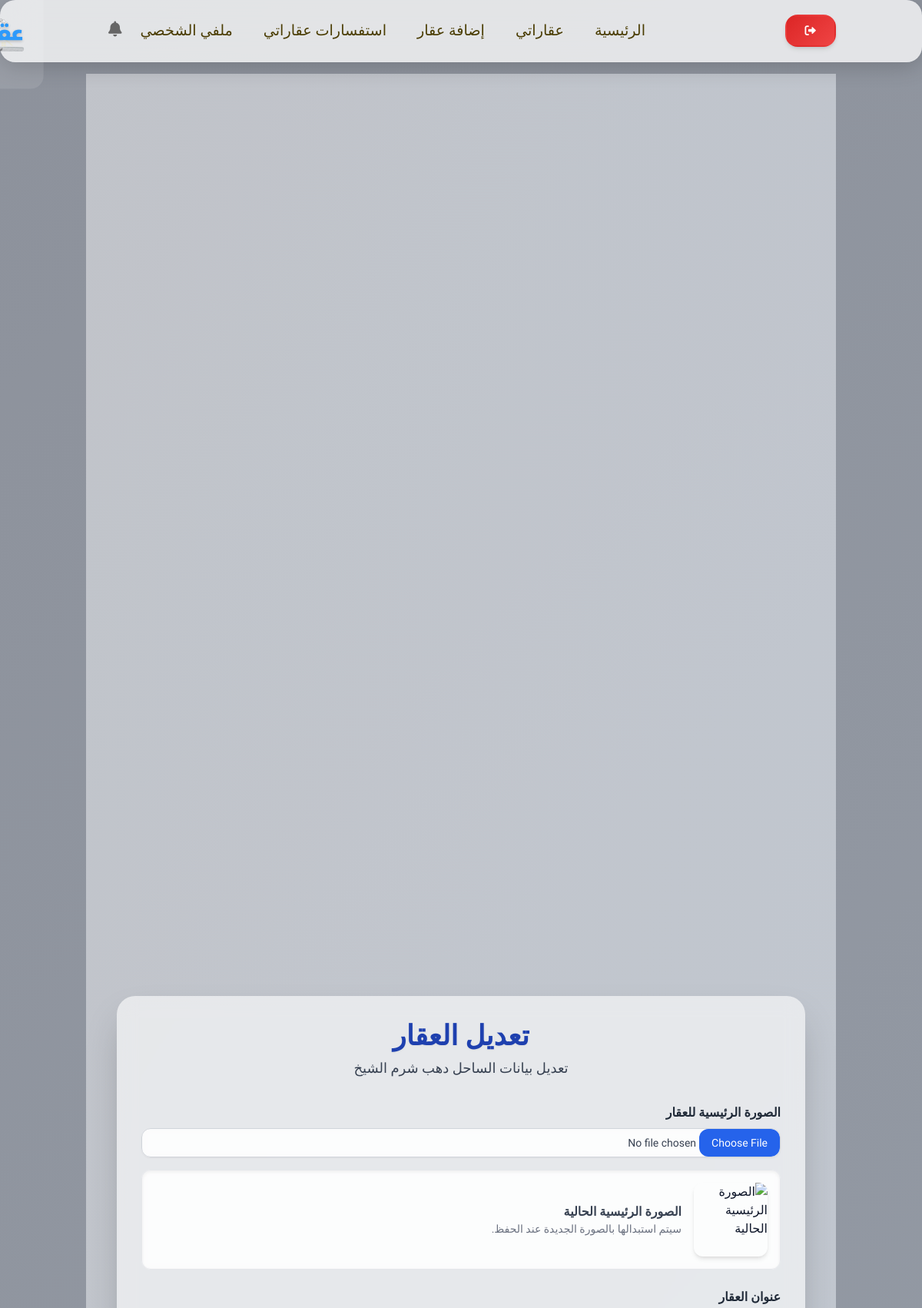
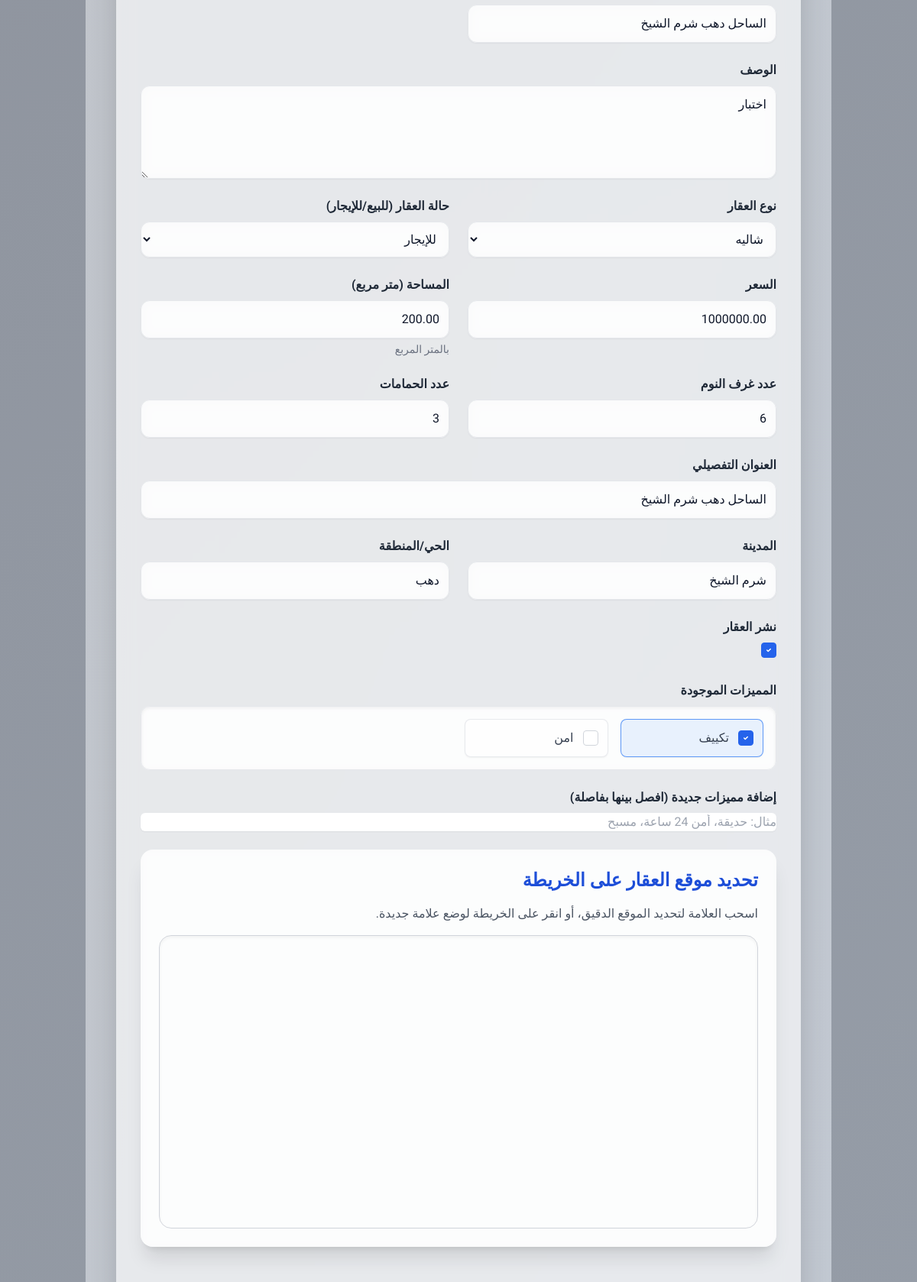
The app's page /update/chalet-for-rent--1000000-chalet-200m/ (signed in, upper part) with its own data (2 pictures, top to bottom).
### properties/models.py (models this page shows, shortened)
class Property(models.Model):
    PROPERTY_TYPES = (
        ('apartment', 'شقة'),
        ('villa', 'فيلا'),
        ('land', 'أرض'),
        ('commercial', 'محل/مكتب'),
        ('chalet', 'شاليه'),
        ('other', 'أخرى'),
    )
    PROPERTY_STATUS = (
        ('for_sale', 'للبيع'),
        ('for_rent', 'للإيجار'),
    )
    owner = models.ForeignKey(User, on_delete=models.CASCADE, related_name='properties_owned', verbose_name='المالك')
    title = models.CharField(max_length=200, verbose_name='عنوان العقار')
    description = models.TextField(verbose_name='الوصف')
    property_type = models.CharField(max_length=50, choices=PROPERTY_TYPES, verbose_name='نوع العقار')
    status = models.CharField(max_length=50, choices=PROPERTY_STATUS, verbose_name='الحالة')
    price = models.DecimalField(max_digits=12, decimal_places=2, verbose_name='السعر')
    area = models.DecimalField(max_digits=10, decimal_places=2, help_text='بالمتر المربع', verbose_name='المساحة')
    bedrooms = models.IntegerField(default=0, verbose_name='عدد غرف النوم')
    bathrooms = models.IntegerField(default=0, verbose_name='عدد الحمامات')
    location_address = models.CharField(max_length=255, verbose_name='العنوان بالتفصيل')
    city = models.CharField(max_length=100, verbose_name='المدينة')
    district = models.CharField(max_length=100, blank=True, null=True, verbose_name='الحي/المنطقة')
    latitude = models.DecimalField(max_digits=22, decimal_places=16, blank=True, null=True, verbose_name='خط العرض')
    longitude = models.DecimalField(max_digits=22, decimal_places=16, blank=True, null=True, verbose_name='خط الطول')
    published_date = models.DateTimeField(default=timezone.now, verbose_name='تاريخ النشر')
    updated_date = models.DateTimeField(auto_now=True, verbose_name='تاريخ التحديث')
    is_published = models.BooleanField(default=True, verbose_name='منشور')
    features = models.ManyToManyField('Feature', blank=True, related_name='properties', verbose_name='المميزات')
    slug = models.SlugField(unique=True, max_length=255, blank=True, verbose_name='الرابط المخصص')
    viewed_by = models.ManyToManyField(User, related_name='viewed_properties', blank=True, verbose_name='شاهده المستخدمون')
    class Meta:
        verbose_name = 'عقار'
        verbose_name_plural = 'عقارات'
        ordering = ['-published_date'] # ترتيب العقارات تنازلياً حسب تاريخ النشر

class Feature(models.Model):
    name = models.CharField(max_length=100, unique=True, verbose_name='اسم الميزة')
    def __str__(self):
        return self.name
    class Meta:
        verbose_name = 'ميزة'
        verbose_name_plural = 'مميزات'

### properties/views.py (the view, shortened to what this page needs)
# urls.py: path('update/<slug:slug>/', PropertyUpdateView.as_view(), name='update_property'),
class PropertyUpdateView(LoginRequiredMixin, UserPassesTestMixin, UpdateView):
    model = Property
    form_class = PropertyForm
    template_name = 'properties/property_form.html'
    success_url = reverse_lazy('properties:my_properties')
    def get_object(self, queryset=None):
        if 'slug' in self.kwargs:
            return get_object_or_404(Property, slug=self.kwargs['slug'])
        elif 'pk' in self.kwargs:
            return get_object_or_404(Property, pk=self.kwargs['pk'])
        else:
            return super().get_object(queryset)
    def test_func(self):
        property_obj = self.get_object()
        return self.request.user == property_obj.owner
    def get_context_data(self, **kwargs):
        context = super().get_context_data(**kwargs)
        context['main_image'] = self.object.images.filter(is_main=True).first()
        context['extra_images'] = self.object.images.filter(is_main=False)
        return context

### properties/templates/properties/property_form.html (shortened to what this page needs)
{% extends 'base.html' %}
{% load static %}
{% block content %}
<div class="min-h-screen p-4 md:p-8 bg-gradient-to-br from-gray-100/50 to-blue-50/50 flex items-center justify-center">
    <div class="max-w-4xl mx-auto w-full p-8 bg-white/60 backdrop-blur-md rounded-3xl shadow-2xl my-8">
        <h1 class="text-4xl font-extrabold text-center text-blue-800 mb-2 drop-shadow-sm">
            {% if form.instance.pk %}تعديل العقار{% else %}أضف عقار جديد{% endif %}
        </h1>
        <p class="text-center text-gray-700 mb-8 text-lg">
            {% if form.instance.pk %}تعديل بيانات {{ form.instance.title }}{% else %}املأ البيانات التالية لإضافة عقار جديد لقائمتك.{% endif %}
        </p>
        <form method="post" enctype="multipart/form-data" novalidate>
            <div class="grid grid-cols-1 md:grid-cols-2 gap-6">
                <div class="md:col-span-2">
                    <label for="id_main_image" class="block text-gray-800 font-bold mb-2">الصورة الرئيسية للعقار</label>
                    <input type="file" name="{{ form.main_image.name }}" id="id_main_image" class="file:rounded-xl file:py-2 file:px-4 file:border-0 file:bg-blue-600 file:text-white hover:file:bg-blue-700 file:transition-colors file:duration-300 block w-full text-sm text-gray-700 bg-white/70 backdrop-blur-sm rounded-xl border border-gray-300 cursor-pointer shadow-sm focus:outline-none focus:ring-2 focus:ring-blue-500" accept="image/*">
                    {% if form.instance.pk and main_image %}
                        <div class="mt-4 flex items-center gap-4 p-4 bg-white/70 backdrop-blur-sm rounded-xl shadow-inner border border-gray-200">
                            <img src="{{ main_image.image.url }}" alt="الصورة الرئيسية الحالية" class="w-24 h-24 object-cover rounded-xl shadow-md">
                            <div>
                                <p class="text-md font-semibold text-gray-700">الصورة الرئيسية الحالية</p>
                                <p class="text-sm text-gray-500">سيتم استبدالها بالصورة الجديدة عند الحفظ.</p>
                            </div>
                        </div>
                    {% endif %}
                </div>
                {% for field in form %}
                    {% if field.name != 'main_image' and field.name != 'images' and field.name != 'new_features' and field.name != 'features' and field.name != 'latitude' and field.name != 'longitude' %}
                        <div class="form-group {% if field.name == 'description' or field.name == 'location_address' %}md:col-span-2{% endif %}">
                            <label for="{{ field.id_for_label }}" class="block text-gray-800 font-bold mb-2">{{ field.label }}</label>
                            {{ field }}
                            {% if field.help_text %}<p class="text-sm text-gray-500 mt-1">{{ field.help_text }}</p>{% endif %}
                        </div>
                    {% endif %}
                {% endfor %}
                <div class="md:col-span-2">
                    <label class="block text-gray-800 font-bold mb-2">{{ form.features.label }}</label>
                    <div class="grid grid-cols-2 sm:grid-cols-3 lg:grid-cols-4 gap-4 p-4 bg-white/70 backdrop-blur-sm rounded-xl shadow-inner border border-gray-200">
                        {% for checkbox in form.features %}
                            <label for="{{ checkbox.id_for_label }}" class="flex items-center p-3 rounded-lg shadow-sm border border-gray-300/50 hover:shadow-md transition-shadow duration-200 cursor-pointer bg-white/50 has-[:checked]:bg-blue-100/60 has-[:checked]:border-blue-500/80">
                                {{ checkbox.tag }}
                                <span class="mr-3 text-gray-700 font-medium cursor-pointer">{{ checkbox.choice_label }}</span>
                            </label>
                        {% endfor %}
                    </div>
                </div>
                <div class="md:col-span-2">
                    <label for="{{ form.new_features.id_for_label }}" class="block text-gray-800 font-bold mb-2">{{ form.new_features.label }}</label>
                    {{ form.new_features }}
                </div>
                <div class="md:col-span-2 p-6 bg-white/70 backdrop-blur-sm rounded-2xl shadow-xl">
                    <h3 class="text-2xl font-bold text-blue-700 mb-4">تحديد موقع العقار على الخريطة</h3>
                    <p class="text-gray-600 mb-4">اسحب العلامة لتحديد الموقع الدقيق، أو انقر على الخريطة لوضع علامة جديدة.</p>
                    <div id="map-picker" class="w-full h-96 rounded-2xl shadow-inner border border-gray-300"></div>
                </div>
            </div>
        </form>
    </div>
</div>
{% endblock %}

### static/css/style.css (style rules this page uses)
:root { --primary-color: #1e40af; --primary-hover: #1d4ed8; --secondary-color: #0f172a; --accent-color: #f59e0b; --success-color: #059669; --danger-color: #dc2626; --warning-color: #d97706; --info-color: #0ea5e9; --white: #ffffff; --gray-50: #f8fafc; --gray-100: #f1f5f9; --gray-200: #e2e8f0; --gray-300: #cbd5e1; --gray-400: #94a3b8; --gray-500: #64748b; --gray-600: #475569; --gray-700: #334155; --gray-800: #1e293b; --gray-900: #0f172a; --gradient-primary: linear-gradient(135deg, #1e40af 0%, #3b82f6 100%); --gradient-secondary: linear-gradient(135deg, #0f172a 0%, #334155 100%); --gradient-overlay: linear-gradient(135deg, rgba(127, 143, 218, 0.381) 0%, rgba(15, 23, 42, 0.545) 100%); --shadow-sm: 0 1px 2px 0 rgb(0 0 0 / 0.05); --shadow-md: 0 4px 6px -1px rgba(0, 0, 0, 0.1), 0 2px 4px -2px rgb(0 0 0 / 0.1); --shadow-lg: 0 10px 15px -3px rgb(0 0 0 / 0.1), 0 4px 6px -4px rgb(0 0 0 / 0.1); --shadow-xl: 0 20px 25px -5px rgb(0 0 0 / 0.1), 0 8px 10px -6px rgb(0 0 0 / 0.1); --transition-fast: 150ms ease-in-out; --transition-normal: 300ms ease-in-out; --transition-slow: 500ms ease-in-out; --radius-sm: 0.375rem; --radius-md: 0.5rem; --radius-lg: 0.75rem; --radius-xl: 1rem; --radius-2xl: 1.5rem; --spacing-xs: 0.5rem; --spacing-sm: 1rem; --spacing-md: 1.5rem; --spacing-lg: 2rem; --spacing-xl: 3rem; --spacing-2xl: 4rem; }
* { margin: 0; padding: 0; box-sizing: border-box; }
html { scroll-behavior: smooth; }
body { font-family: 'Cairo', 'Tajawal', sans-serif; line-height: 1.6; color: var(--gray-800); background-image: linear-gradient(135deg, #0f172a75 0%, #3341557d 100%), url('../img/bg3.jpg')!important; background-size: cover !important; background-attachment: fixed !important; background-position: center; direction: rtl; text-align: right; overflow-x: hidden; }

### static/css/property_list.css (style rules this page uses)
:root { --primary-color: #3b82f6; --primary-dark: #1d4ed8; --primary-light: #60a5fa; --secondary-color: #64748b; --accent-color: #f59e0b; --success-color: #10b981; --danger-color: #ef4444; --warning-color: #f59e0b; --info-color: #06b6d4; --text-primary: #0f172a; --text-secondary: #475569; --text-muted: #94a3b8; --text-light: #cbd5e1; --bg-primary: #ffffff; --bg-secondary: #f8fafc; --bg-tertiary: #f1f5f9; --bg-card: #ffffff; --bg-dark: #0f172a; --bg-gradient: linear-gradient(135deg, #e1dee8 0%, #6bbee5 100%); --border-color: #e2e8f0; --border-light: #f1f5f9; --border-dark: #cbd5e1; --shadow-sm: 0 1px 3px 0 rgb(0 0 0 / 0.1), 0 1px 2px -1px rgb(0 0 0 / 0.1); --shadow-md: 0 4px 6px -1px rgb(0 0 0 / 0.1), 0 2px 4px -2px rgb(0 0 0 / 0.1); --shadow-lg: 0 10px 15px -3px rgb(0 0 0 / 0.1), 0 4px 6px -4px rgb(0 0 0 / 0.1); --shadow-xl: 0 20px 25px -5px rgb(0 0 0 / 0.1), 0 8px 10px -6px rgb(0 0 0 / 0.1); --shadow-2xl: 0 25px 50px -12px rgb(0 0 0 / 0.25); --radius-sm: 0.5rem; --radius-md: 0.75rem; --radius-lg: 1rem; --radius-xl: 1.5rem; --radius-2xl: 2rem; --transition: all 0.3s cubic-bezier(0.4, 0, 0.2, 1); --transition-fast: all 0.15s cubic-bezier(0.4, 0, 0.2, 1); --transition-slow: all 0.5s cubic-bezier(0.4, 0, 0.2, 1); --container-max: 1400px; --header-height: 80px; }
* { box-sizing: border-box; }
body { font-family: 'Cairo', -apple-system, BlinkMacSystemFont, 'Segoe UI', Roboto, sans-serif; line-height: 1.6; color: var(--text-primary); background: var(--bg-secondary); min-height: 100vh; margin: 0; padding: 0; }
html { scroll-behavior: smooth; }

### properties/templates/properties/property_form.html (style rules this page uses)
.form-group input:not([type="checkbox"]), .form-group textarea, .form-group select { width: 100%; padding: 0.75rem; border: 1px solid #e5e7eb; border-radius: 0.75rem; box-shadow: 0 1px 2px 0 rgba(0, 0, 0, 0.05); transition: all 0.2s; background-color: rgba(255, 255, 255, 0.7); backdrop-filter: blur(8px); }
textarea { resize: vertical; }
[type="checkbox"] { width: 1.25rem; height: 1.25rem; border-radius: 0.25rem; border: 1px solid #d1d5db; background-color: #fff; appearance: none; -webkit-appearance: none; -moz-appearance: none; cursor: pointer; }
[type="checkbox"]:checked { background-color: #2563eb; border-color: #2563eb; background-size: 100% 100%; background-repeat: no-repeat; }

### records on screen
Property: instance "الساحل دهب شرم الشيخ", form "الساحل دهب شرم الشيخ" "اختبار" "شاليه" "للإيجار" "1000000.00" "200.00" "6" "3" "الساحل دهب شرم الشيخ" "شرم الشيخ" "دهب" "☑"
Feature: choice_label "تكييف"
Feature: choice_label "امن"

### other values on screen
{{ field.label }} "عنوان العقار" "الوصف" "نوع العقار" "حالة العقار (للبيع/للإيجار)" "السعر" "المساحة (متر مربع)" "عدد غرف النوم" "عدد الحمامات" "العنوان التفصيلي" "المدينة" "الحي/المنطقة" "نشر العقار"
{{ field.help_text }} "بالمتر المربع"
